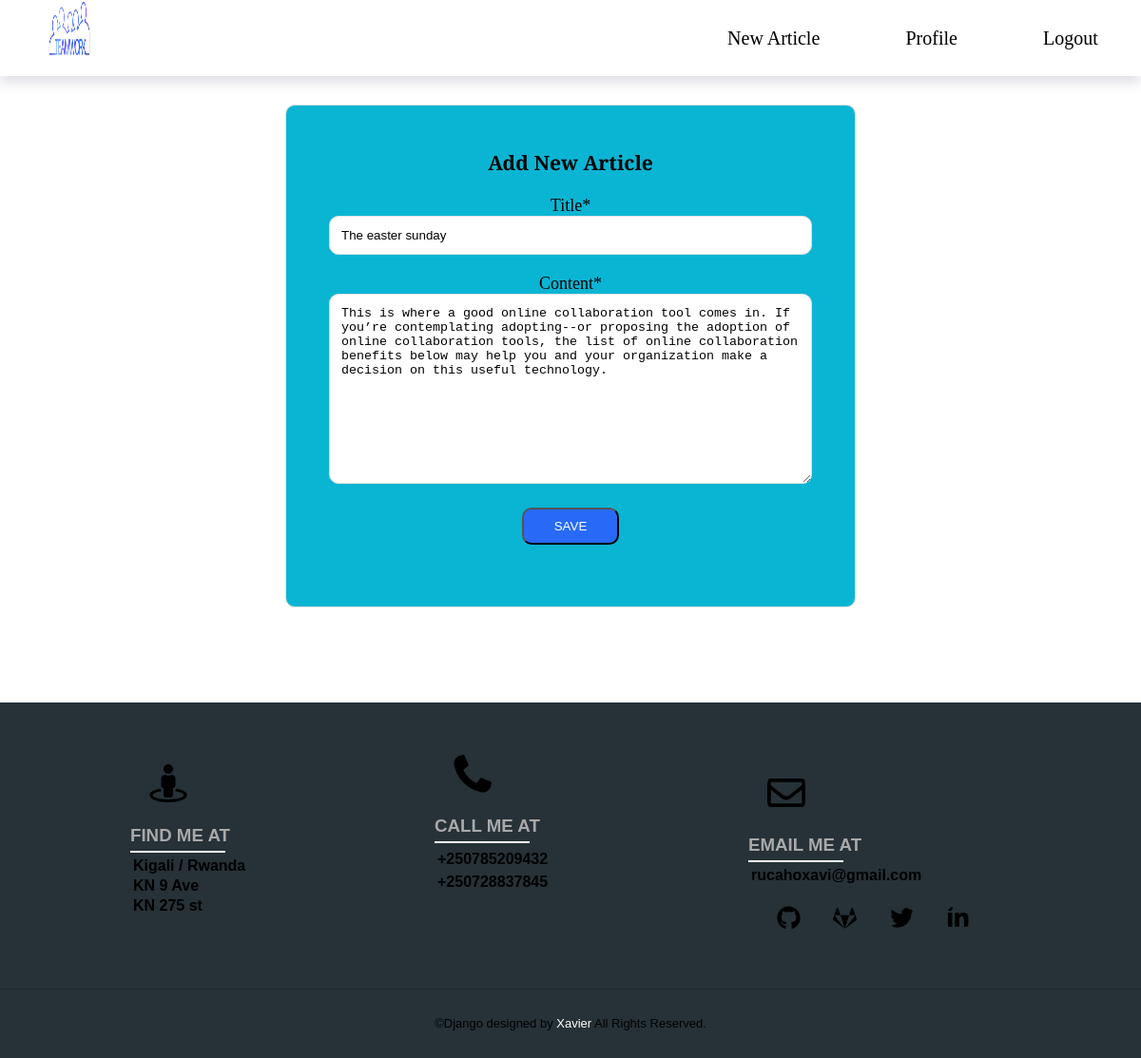
Page /post/41/update/ (signed in) on the committed database.
### workdjango/models.py (models this page shows, shortened)
class Post(models.Model):
    title = models.CharField(max_length=100)
    content = models.TextField()
    date_posted = models.DateTimeField(default=timezone.now)
    author = models.ForeignKey(User, on_delete=models.CASCADE)

### workdjango/views.py (the view, shortened to what this page needs)
# urls.py: path('post/<int:pk>/update/', PostUpdateView.as_view(), name='post-update'),
class PostUpdateView(LoginRequiredMixin, UserPassesTestMixin,SuccessMessageMixin, UpdateView):
    model = Post
    success_message = "Article successfully Updated"
    fields = ['title', 'content']
    def test_func(self):
        post = self.get_object()
        if self.request.user == post.author:
            return True
        return False

### workdjango/templates/workdjango/post_form.html (shortened to what this page needs)
{% extends "workdjango/base.html" %}
{% load crispy_forms_tags %}
{% block content %}
<div class="create-article-page">
    <div class="article-form">
      <form method="POST" autocomplete="on">
     <h3>Add New Article</h3><br>
      {{ form|crispy }}
   <button type="submit">Save</button>
   </form>
  </div>
   </div>
{% endblock content %}

### workdjango/static/workdjango/nav.css (style rules this page uses)
:root { --primaryColor: rgb(40, 106, 247); --mainWhite: #ffffff; --mainGrey: #ececec; --mainBlack: #000000; --color-primary: #263238; --color-secondary: darkgrey; --mainSpacing: 0.1rem; --mainTransition: all .5s ease; }
* { margin: 0; padding: 0; box-sizing: border-box; }
body { font-family: 'Crimson Text'; font-size:18px; }

### workdjango/static/workdjango/main.css (style rules this page uses)
:root { --primaryColor: rgb(40, 106, 247); --mainWhite: #ffffff; --mainGrey: #ececec; --mainBlack: #000000; --color-primary: #263238; --color-secondary: darkgrey; --mainSpacing: 0.1rem; --mainTransition: all .5s ease; }

### workdjango/static/workdjango/create.css (style rules this page uses)
:root { --primaryColor: rgb(40, 106, 247); --mainWhite: #ffffff; --mainGrey: #ececec; --color-primary: #263238; --color-secondary: darkgrey; --mainSpacing: 0.1rem; --mainTransition: all .5s ease; }

### workdjango/static/workdjango/write-article.css (style rules this page uses)
:root { --primaryColor: rgb(40, 106, 247); --mainWhite: #ffffff; --mainGrey: #ececec; --mainBlack: #000000; --color-primary: #263238; --color-secondary: darkgrey; --color-second: #5EC6FF; --mainSpacing: 0.1rem; --mainTransition: all .5s ease; }
.create-article-page { width: 50%; height:auto; margin-top: 30px; margin-left: auto; margin-right: auto; }
.article-form { position: relative; z-index: 1; background: rgb(10, 181, 211); width: 100%; margin: 0 auto 100px; padding: 45px; text-align: center; box-sizing: border-box; float:left; border: 1px solid #e1e1e1; border-radius: 10px; }
.article-form input { background: var(--mainWhite); width: 100%; margin: 0 0 20px; padding: 12px; box-sizing: border-box; border: 1px solid #e1e1e1; outline: 0; border-radius: 10px; }
.article-form textarea { background: var(--mainWhite); width: 100%; height: 200px; margin: 0 0 20px; padding: 12px; box-sizing: border-box; border: 1px solid #e1e1e1; outline: 0; border-radius: 10px; }
.article-form button { text-transform: uppercase; outline: 0; background: rgb(40, 106, 247); width: 20%; padding: 10px; color: var(--mainWhite); cursor: pointer; border-radius: 10px; margin: 0 0 20px; }

### workdjango/static/workdjango/pagination.css (style rules this page uses)
:root { --primaryColor: rgb(40, 106, 247); --mainWhite: #ffffff; --mainGrey: #ececec; --mainBlack: #000000; --color-primary: #263238; --color-secondary: darkgrey; --mainSpacing: 0.1rem; --mainTransition: all .5s ease; }

### rows in the picture
Post: title "The easter sunday", content "This is where a good online collaboration tool comes in. If you’re contemplating adopting--or proposing the adoption of online collaboration tools, the list of online collaboration benefits below may help you and your organization make a decision on this useful technology."
